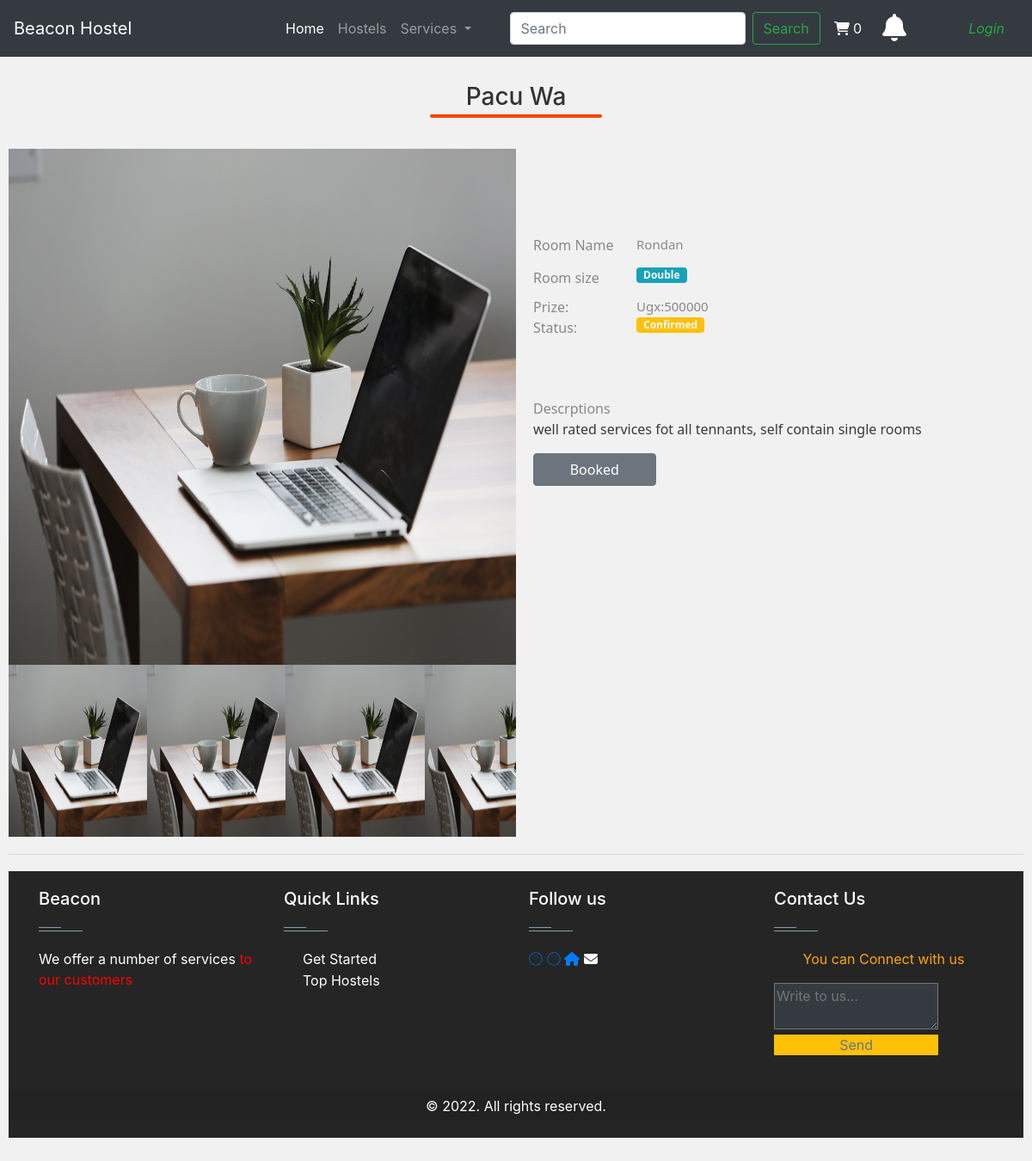
The page /user/room_details.php?hostel_id=57&room_id=10&image_status=single on the database its author committed.
### tables this page shows
CREATE TABLE `hostel_tbl` (
  `hostel_id` int(11) NOT NULL,
  `hostel_name` varchar(50) NOT NULL,
  `user_id` int(100) NOT NULL,
  `hostel_description` text NOT NULL,
  `hostel_image` text NOT NULL,
  `created_date` timestamp NOT NULL DEFAULT current_timestamp(),
  `status` varchar(20) NOT NULL
);

CREATE TABLE `image_tbl` (
  `image_id` int(11) NOT NULL,
  `hostel_id` int(11) NOT NULL,
  `status` varchar(20) NOT NULL,
  `image_name` text NOT NULL,
  `created_date` timestamp NOT NULL DEFAULT current_timestamp()
);

CREATE TABLE `booking_tbl` (
  `booking_id` int(11) NOT NULL,
  `user_id` int(10) NOT NULL,
  `room_id` int(10) NOT NULL,
  `hostel_id` int(10) NOT NULL,
  `fee_paid` int(10) NOT NULL,
  `Booking_status` varchar(20) NOT NULL,
  `data_crated` timestamp NOT NULL DEFAULT current_timestamp()
);

CREATE TABLE `room_tbl` (
  `room_id` int(11) NOT NULL,
  `hostel_id` int(10) NOT NULL,
  `room_name` varchar(50) NOT NULL,
  `room_fee` int(10) NOT NULL,
  `room_status` varchar(10) NOT NULL,
  `date_create` timestamp NOT NULL DEFAULT current_timestamp()
);

### user/room_details.php (the view, shortened to what this page needs)
<?php
if (isset($_GET['hostel_id']) and isset($_GET['room_id'])) {
    $htid = $_GET['hostel_id'];
include "../include/user_nav_bar.php";
include "../admin/config/connect.php";
?>
<!DOCTYPE html>
<html lang="en">
    <head>
    <link rel="stylesheet" href="https://cdn.jsdelivr.net/npm/bootstrap@4.4.1/dist/css/bootstrap.min.css">
</head>
<body>
    <section class=" hostel_body">
        <div class="header_div">
            <h3>
                <?php
                $sql = "SELECT * FROM hostel_tbl WHERE hostel_id = '$htid'";
                $rslts = mysqli_query($con, $sql);
                $rows = mysqli_fetch_assoc($rslts);
                echo $rows['hostel_name'];
                ?>
            </h3>
            <hr id="small_hr">
        </div>
        <div class="hostel_detail_container">
            <div class="hostel_image">
                <?php
                $hid = $_GET['hostel_id'];
                $sts = $_GET['image_status'];
                $sql = "SELECT * FROM image_tbl WHERE hostel_id = '$hid' AND status ='$sts'";
                $rslt = mysqli_query($con, $sql);
                $row = mysqli_fetch_assoc($rslt);
                ?>
                <img src="../admin/upload/<?php
                    echo trim( $row['image_name']? $row['image_name']:'');
                     ?>" alt="" id="large_images">
                <div class="image_wrapper owl-carousel owl-theme">
                    <?php
                    $sql = "SELECT * FROM image_tbl WHERE hostel_id = '$hid' AND status ='$sts'";
                    $rslt = mysqli_query($con, $sql);
                    while ($data = mysqli_fetch_assoc($rslt)) { ?>
                        <img src="../admin/upload/<?php echo  trim($data['image_name']); ?>" width="60px" height="60px" alt="" class="scralling_detail_image">
                    <?php
                    }
                    ?>
                </div>
            </div>
            <div class="hostel_details ">
                <div class="hostel_crdentials">
                    <?php
                    $roomid = $_GET['room_id'];
                    $qry =  "SELECT * FROM  room_tbl JOIN hostel_tbl ON hostel_tbl.hostel_id = room_tbl.hostel_id
                            JOIN booking_tbl ON booking_tbl.room_id = room_tbl.room_id
                            WHERE hostel_tbl.hostel_id = '$hid' AND room_tbl.room_id= '$roomid'";
                    $ex = mysqli_query($con, $qry);
                    $ex_results = mysqli_fetch_assoc($ex);
                    if(mysqli_num_rows($ex)===1){?>
                    <div class="detail_wrapper">
                        <div class="table_head">Room Name</div>
                        <p class="detail_value text-capitalize"><?php echo $ex_results['room_name']? $ex_results['room_name']:'none' ;?></p>
                    </div>
                    <div class="detail_wrapper">
                        <div class="table_head">Room size</div>
                        <p class="detail_value text-capitalize badge bg-info px-2 text-light disabled"><?php echo $ex_results['room_status']; ?></p>
                    </div>
                    <div class="detail_wrapper">
                        <div class="table_head ">Prize: </div>
                        <div class="detail_value ">Ugx:<?php echo $ex_results['room_fee']; ?></div>
                    </div>
                    <div class="detail_wrapper">
                        <div class="table_head">Status: </div>
                        <p class="detail_value text-capitalize badge bg-warning px-2 text-light"><?php echo $ex_results['Booking_status']; ?></p>
                    </div>
                    <div class="detail_wrapper describe">descrptions</div>
                    <p><?php echo $ex_results['hostel_description']; ?></p>
                    <?php
                    include "./config/__booking.php";
                    }else{
                        echo '<h3>An error occurred while fetching room details ...</h3>';
                    }?>
                </div>
            </div>
        </div>
        <hr>
        <?php
        include "../include/user_footer.php";
        ?>
</body>
</html>
<?php
}else{
    echo'<h3>Error, Cannot get page!!!</h3>';
}
?>

### user/css/style.css (style rules this page uses)
body { overflow-x: hidden; background-color: #f2f2f2 !important; }
img { cursor: pointer; }
hr { height: 3px !important; }
.hostel_body { background-color: #f1f1f1; padding: 30px 10px; }
.header_div { align-items: center; justify-content: center; flex-direction: column; display: flex; align-items: center; justify-content: center; }
.header_div h3 { color: #333; text-transform: capitalize; display: flex; align-items: center; justify-content: center; flex-direction: column; }
#small_hr { height: 5px; border-radius: 10px; width: 200px; background-color:orangered; margin-top: -5px; }
.hostel_detail_container { display: flex; margin: 20px 0px; align-items: center; justify-content: center; }
.hostel_detail_container .hostel_image { display: flex; align-items: center; justify-content: center; flex-direction: column; width: 50%; height: 800px; margin-right: 10px; }
.hostel_detail_container .hostel_image img { cursor: pointer; width: 100%; height: 80%; }
.hostel_details { width: 70%; margin-left: 10px; position: relative; }
.hostel_crdentials { font-family: 'Segoe UI', Tahoma, Geneva, Verdana, sans-serif; color: rgb(59, 58, 58); margin-top: -300px; }
.detail_wrapper { display: flex; }
.table_head, .describe { font-family: 'Segoe UI', Tahoma, Geneva, Verdana, sans-serif; width: 120px; color: #888; }
.detail_value { font-size: 15px; color: #888; }
.hostel_crdentials .describe { font-family: 'Segoe UI', Tahoma, Geneva, Verdana, sans-serif; margin-top: 60px; text-transform: capitalize; }
.image_wrapper { width: 100%; display: flex; bottom: 0; height: 200px; }
.image_wrapper img { width: 25%; height: 200px !important; margin: 0px !important; cursor: pointer; }

### rows shown on the page
hostel_tbl: hostel_name "Pacu Wa"
image_tbl: image_name (picture)
booking_tbl: room.room_name "Rondan", room.room_status "Double", room.room_fee "500000", Booking_status "Confirmed", hostel.hostel_description "well rated services fot all tennants, self contain single rooms"
